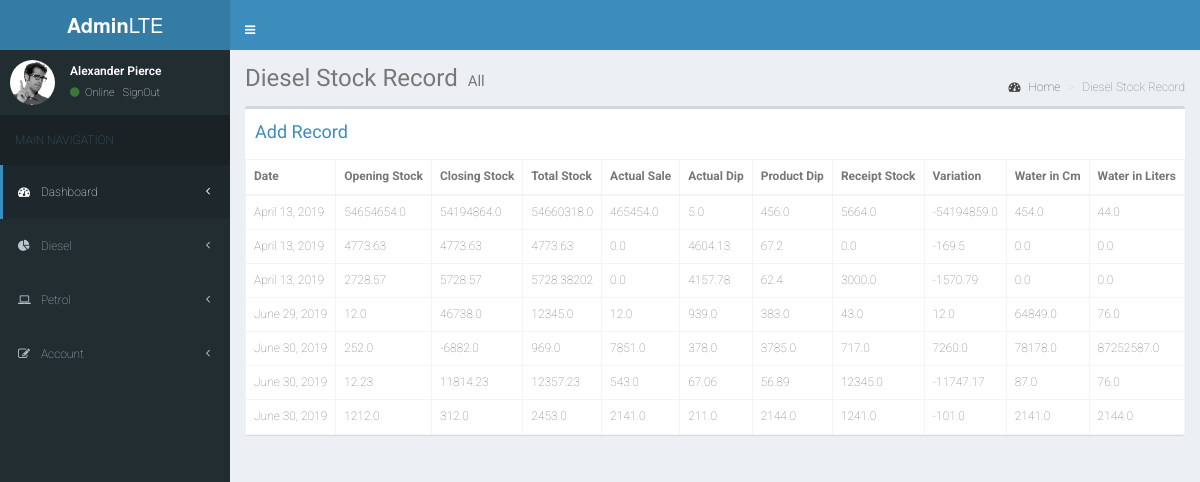
Screenshot of /diesel/ with the database file from the repository.
### PPMS_backend/models.py (models this page shows, shortened)
class DieselStock(models.Model):
    date = models.DateField(auto_now_add=True)
    openingStock = models.FloatField(default=0)
    receiptStock = models.FloatField(default=0)
    totalStock = models.FloatField(blank=False, null=False)
    actualSale = models.FloatField(default=0)
    closingStock = models.FloatField(null=False, blank=False)
    productDip = models.FloatField(default=0)
    actualDip = models.FloatField(default=0)
    variations = models.FloatField(default=0)
    waterCm = models.FloatField(default=0)
    waterLtrs = models.FloatField(default=0)

### PPMS_backend/views.py (the view)
# urls.py: path('diesel/', views.dieselStock, name="diesel"),
def dieselStock(request):
    diesel = DieselStock.objects.all()
    return render(request, 'diesel.html', {'diesel': diesel})

### PPMS_backend/templates/diesel.html
{% extends 'base.html' %}
{% load static %}{% block extracss %}
    <link href="{% static 'css/style.css' %}" rel="stylesheet">
{% endblock %}
{% block content %}
    <section class="content-header">
        <h1>
            Diesel Stock Record
            <small>All</small>
        </h1>
        <ol class="breadcrumb">
            <li><a href="{% url 'home' %}"><i class="fa fa-dashboard"></i> Home</a></li>
            <li class="active">Diesel Stock Record</li>
        </ol>
    </section>
    <section class="content">
        <div class="row">
            <div class="col-xs-12">
                <div class="box">
                    <div class="box-header">
                        <h3 class="box-title"><a href="{% url 'diesel-form' %}">Add Record</a></h3>
                    </div>
                    <table class="table table-bordered">
                        <thead>
                        <tr>
                            <th>Date</th>
                            <th>Opening Stock</th>
                            <th>Closing Stock</th>
                            <th>Total Stock</th>
                            <th>Actual Sale</th>
                            <th>Actual Dip</th>
                            <th>Product Dip</th>
                            <th>Receipt Stock</th>
                            <th>Variation</th>
                            <th>Water in Cm</th>
                            <th>Water in Liters</th>
                        </tr>
                        </thead>
                        <tbody>
                        {% for foo in diesel %}
                            <tr>
                                <td>{{ foo.date }}</td>
                                <td>{{ foo.openingStock }}</td>
                                <td>{{ foo.closingStock }}</td>
                                <td>{{ foo.totalStock }}</td>
                                <td>{{ foo.actualSale }}</td>
                                <td>{{ foo.actualDip }}</td>
                                <td>{{ foo.productDip }}</td>
                                <td>{{ foo.receiptStock }}</td>
                                <td>{{ foo.variations }}</td>
                                <td>{{ foo.waterCm }}</td>
                                <td>{{ foo.waterLtrs }}</td>
                            </tr>
                        {% endfor %}
                        </tbody>
                    </table>
                </div>
            </div>
        </div>
    </section>
{% endblock %}

### PPMS_backend/static/css/style.css (style rules this page uses)
* { margin: 0; padding: 0; box-sizing: border-box; -webkit-box-sizing: border-box; -moz-box-sizing: border-box; -webkit-font-smoothing: antialiased; -moz-font-smoothing: antialiased; -o-font-smoothing: antialiased; font-smoothing: antialiased; text-rendering: optimizeLegibility; }
body { font-family: "Roboto", Helvetica, Arial, sans-serif; font-weight: 100; font-size: 12px; line-height: 30px; color: #777; background: #4CAF50; }

### rows the page displays
DieselStock: date "April 13, 2019", openingStock "54654654.0", closingStock "54194864.0", totalStock "54660318.0", actualSale "465454.0", actualDip "5.0", productDip "456.0", receiptStock "5664.0", variations "-54194859.0", waterCm "454.0", waterLtrs "44.0"
DieselStock: date "April 13, 2019", openingStock "4773.63", closingStock "4773.63", totalStock "4773.63", actualSale "0.0", actualDip "4604.13", productDip "67.2", receiptStock "0.0", variations "-169.5", waterCm "0.0", waterLtrs "0.0"
DieselStock: date "April 13, 2019", openingStock "2728.57", closingStock "5728.57", totalStock "5728.38202", actualSale "0.0", actualDip "4157.78", productDip "62.4", receiptStock "3000.0", variations "-1570.79", waterCm "0.0", waterLtrs "0.0"
DieselStock: date "June 29, 2019", openingStock "12.0", closingStock "46738.0", totalStock "12345.0", actualSale "12.0", actualDip "939.0", productDip "383.0", receiptStock "43.0", variations "12.0", waterCm "64849.0", waterLtrs "76.0"
DieselStock: date "June 30, 2019", openingStock "252.0", closingStock "-6882.0", totalStock "969.0", actualSale "7851.0", actualDip "378.0", productDip "3785.0", receiptStock "717.0", variations "7260.0", waterCm "78178.0", waterLtrs "87252587.0"
DieselStock: date "June 30, 2019", openingStock "12.23", closingStock "11814.23", totalStock "12357.23", actualSale "543.0", actualDip "67.06", productDip "56.89", receiptStock "12345.0", variations "-11747.17", waterCm "87.0", waterLtrs "76.0"
DieselStock: date "June 30, 2019", openingStock "1212.0", closingStock "312.0", totalStock "2453.0", actualSale "2141.0", actualDip "211.0", productDip "2144.0", receiptStock "1241.0", variations "-101.0", waterCm "2141.0", waterLtrs "2144.0"
